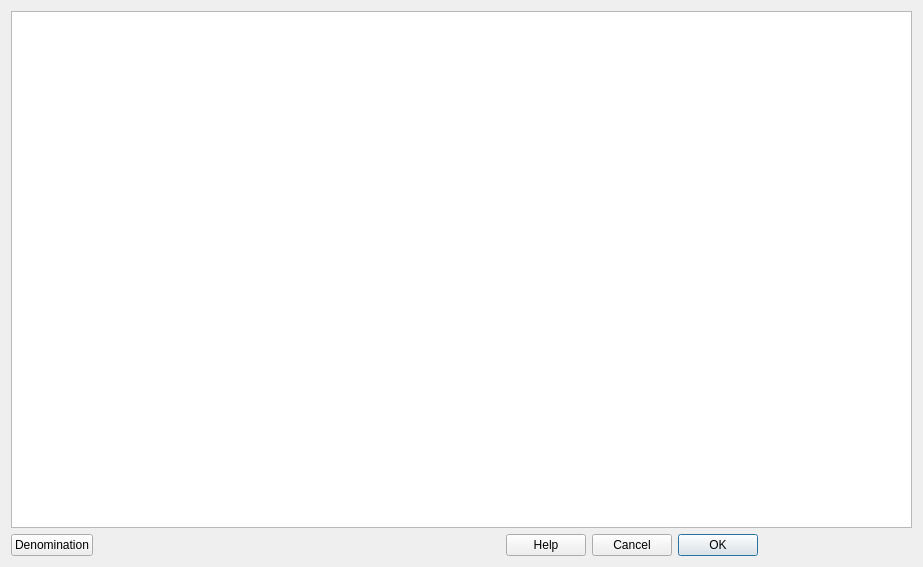
<?xml version="1.0" encoding="UTF-8"?>
<ui version="4.0">
 <class>PatternsDlg</class>
 <widget class="QDialog" name="PatternsDlg">
  <property name="geometry">
   <rect>
    <x>0</x>
    <y>0</y>
    <width>923</width>
    <height>567</height>
   </rect>
  </property>
  <property name="sizePolicy">
   <sizepolicy hsizetype="Minimum" vsizetype="Preferred">
    <horstretch>0</horstretch>
    <verstretch>0</verstretch>
   </sizepolicy>
  </property>
  <property name="windowTitle">
   <string>Patterns</string>
  </property>
  <property name="windowIcon">
   <iconset resource="../qHostMonitor.qrc">
    <normaloff>:/img/action/patterns.png</normaloff>:/img/action/patterns.png</iconset>
  </property>
  <layout class="QVBoxLayout" name="verticalLayout">
   <item>
    <widget class="QTableView" name="tablePatterns">
     <attribute name="horizontalHeaderCascadingSectionResizes">
      <bool>true</bool>
     </attribute>
     <attribute name="horizontalHeaderStretchLastSection">
      <bool>true</bool>
     </attribute>
    </widget>
   </item>
   <item>
    <layout class="QHBoxLayout" name="horizontalLayout">
     <item>
      <widget class="QPushButton" name="btnDenomination">
       <property name="text">
        <string>Denomination</string>
       </property>
      </widget>
     </item>
     <item>
      <spacer name="horizontalSpacer">
       <property name="orientation">
        <enum>Qt::Horizontal</enum>
       </property>
       <property name="sizeHint" stdset="0">
        <size>
         <width>40</width>
         <height>20</height>
        </size>
       </property>
      </spacer>
     </item>
     <item>
      <widget class="QDialogButtonBox" name="buttonBox">
       <property name="layoutDirection">
        <enum>Qt::RightToLeft</enum>
       </property>
       <property name="orientation">
        <enum>Qt::Horizontal</enum>
       </property>
       <property name="standardButtons">
        <set>QDialogButtonBox::Cancel|QDialogButtonBox::Help|QDialogButtonBox::Ok</set>
       </property>
      </widget>
     </item>
    </layout>
   </item>
  </layout>
 </widget>
 <resources>
  <include location="../qHostMonitor.qrc"/>
  <include location="../qHostMonitor.qrc"/>
 </resources>
 <connections>
  <connection>
   <sender>buttonBox</sender>
   <signal>accepted()</signal>
   <receiver>PatternsDlg</receiver>
   <slot>accept()</slot>
   <hints>
    <hint type="sourcelabel">
     <x>248</x>
     <y>254</y>
    </hint>
    <hint type="destinationlabel">
     <x>157</x>
     <y>274</y>
    </hint>
   </hints>
  </connection>
  <connection>
   <sender>buttonBox</sender>
   <signal>rejected()</signal>
   <receiver>PatternsDlg</receiver>
   <slot>reject()</slot>
   <hints>
    <hint type="sourcelabel">
     <x>316</x>
     <y>260</y>
    </hint>
    <hint type="destinationlabel">
     <x>286</x>
     <y>274</y>
    </hint>
   </hints>
  </connection>
 </connections>
</ui>
